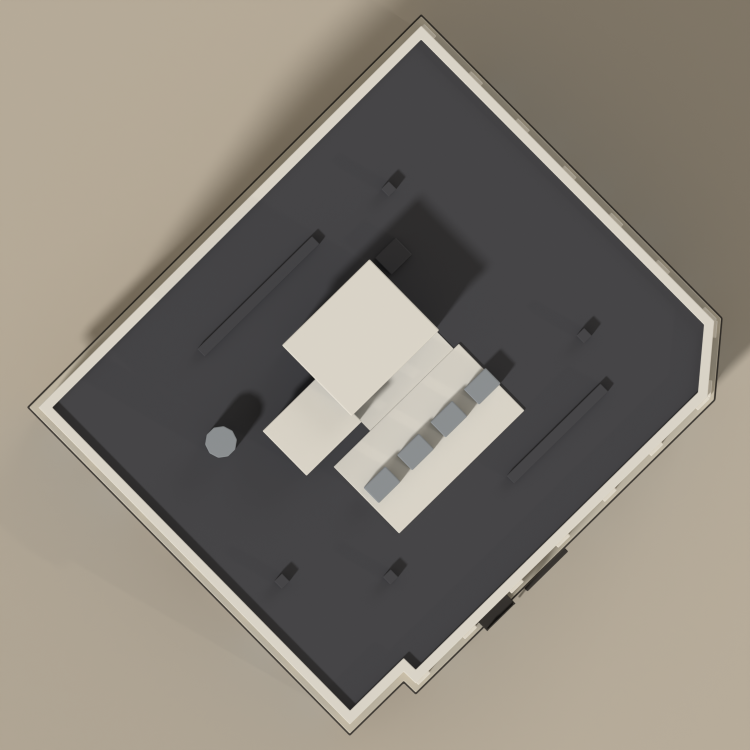
#> input picture artifacts/300-brannan/300-brannan-top.png, 1500 x 1500 px (shown at 1/2 size); its folder holds only this picture in this run
$ python make_contact_sheet.py
#> lines starting #> are read from the running program, lines starting #| are printed output that depends on the picture
"""Compose the 300 Brannan Street review contact sheet from the rendered tiles.

    python3 make_contact_sheet.py [--dir DIR] [--prefix 300-brannan]

Plain Pillow rather than Blender's compositor: Blender 5.x replaced
`Scene.node_tree` with a compositing node group, and a 3x3 photo montage is not
worth a version-sensitive dependency.

The aerial three-quarter down the cant normal is the hero, because for this
asset the canted corner is the subject.
"""

import argparse
import os

from PIL import Image, ImageDraw, ImageFont

CELL = (700, 470)
COLS = 3
BG = (219, 205, 176)
INK = (58, 53, 48)
TILES = [
    ("aerial", "AERIAL 3/4 — down the cant normal, 40 deg down"),
    ("top", "TOP — roof plan: penthouse crest, plant row, tank"),
    ("night", "NIGHT — lit cant stripe + scattered bays"),
    ("north", "SECOND STREET elevation (NE) — 6 bays, arches, loading bay"),
    ("east", "EAST (95.1 deg) — square on the canted corner"),
    ("south", "BRANNAN STREET elevation (SE) — 6 bays, fire escape"),
    ("west", "STANFORD STREET flank (SW) — 6 bays, no pilasters"),
    ("party", "NORTH-WEST lot-line wall — blank, top-floor scatter"),
]


def font(size):
    for path in (
        "/System/Library/Fonts/Supplemental/Arial Bold.ttf",
        "/System/Library/Fonts/Helvetica.ttc",
    ):
        if os.path.exists(path):
            try:
                return ImageFont.truetype(path, size)
            except OSError:
                pass
    return ImageFont.load_default()


def main():
    here = os.path.dirname(os.path.abspath(__file__))
    ap = argparse.ArgumentParser()
    ap.add_argument("--dir", default=here)
    ap.add_argument("--prefix", default="300-brannan")
    args = ap.parse_args()

    present = [
        (name, label)
        for name, label in TILES
        if os.path.exists(os.path.join(args.dir, f"{args.prefix}-{name}.png"))
    ]
    rows = (len(present) + COLS - 1) // COLS
    sheet = Image.new("RGB", (CELL[0] * COLS, CELL[1] * rows), BG)
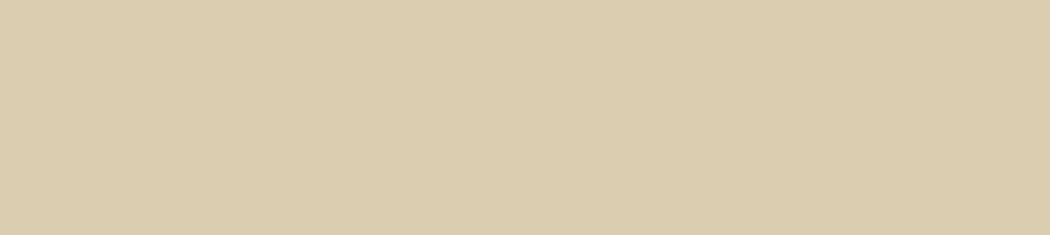
#> sheet: PIL image 2100x470 RGB (shown at 1/2 size); mean R, G, B 219, 205, 176
    draw = ImageDraw.Draw(sheet)
    fnt = font(19)

    for i, (name, label) in enumerate(present):
        img = Image.open(os.path.join(args.dir, f"{args.prefix}-{name}.png")).convert("RGB")
        img.thumbnail((CELL[0] - 16, CELL[1] - 46), Image.LANCZOS)
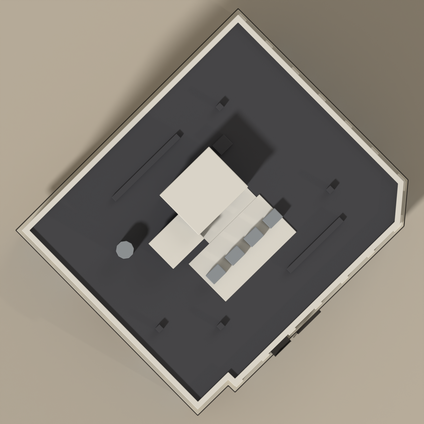
#> img: PIL image 424x424 RGB; mean R, G, B 133.7, 127.4, 117.7
        col, row = i % COLS, i // COLS
        ox = col * CELL[0] + (CELL[0] - img.width) // 2
#> ox = 138
        oy = row * CELL[1] + 34 + (CELL[1] - 46 - img.height) // 2
#> oy = 34
        sheet.paste(img, (ox, oy))
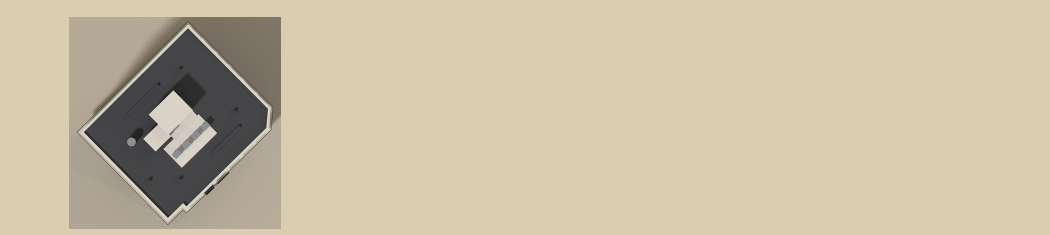
#> sheet: PIL image 2100x470 RGB (shown at 1/2 size); mean R, G, B 203.5, 190.9, 165.4
        draw.text((col * CELL[0] + 14, row * CELL[1] + 10), label, font=fnt, fill=INK)

    out = os.path.join(args.dir, f"{args.prefix}-contact-sheet.png")
    sheet.save(out)
    print(f"[sheet] {out} ({len(present)} tiles)")


if __name__ == "__main__":
    main()
